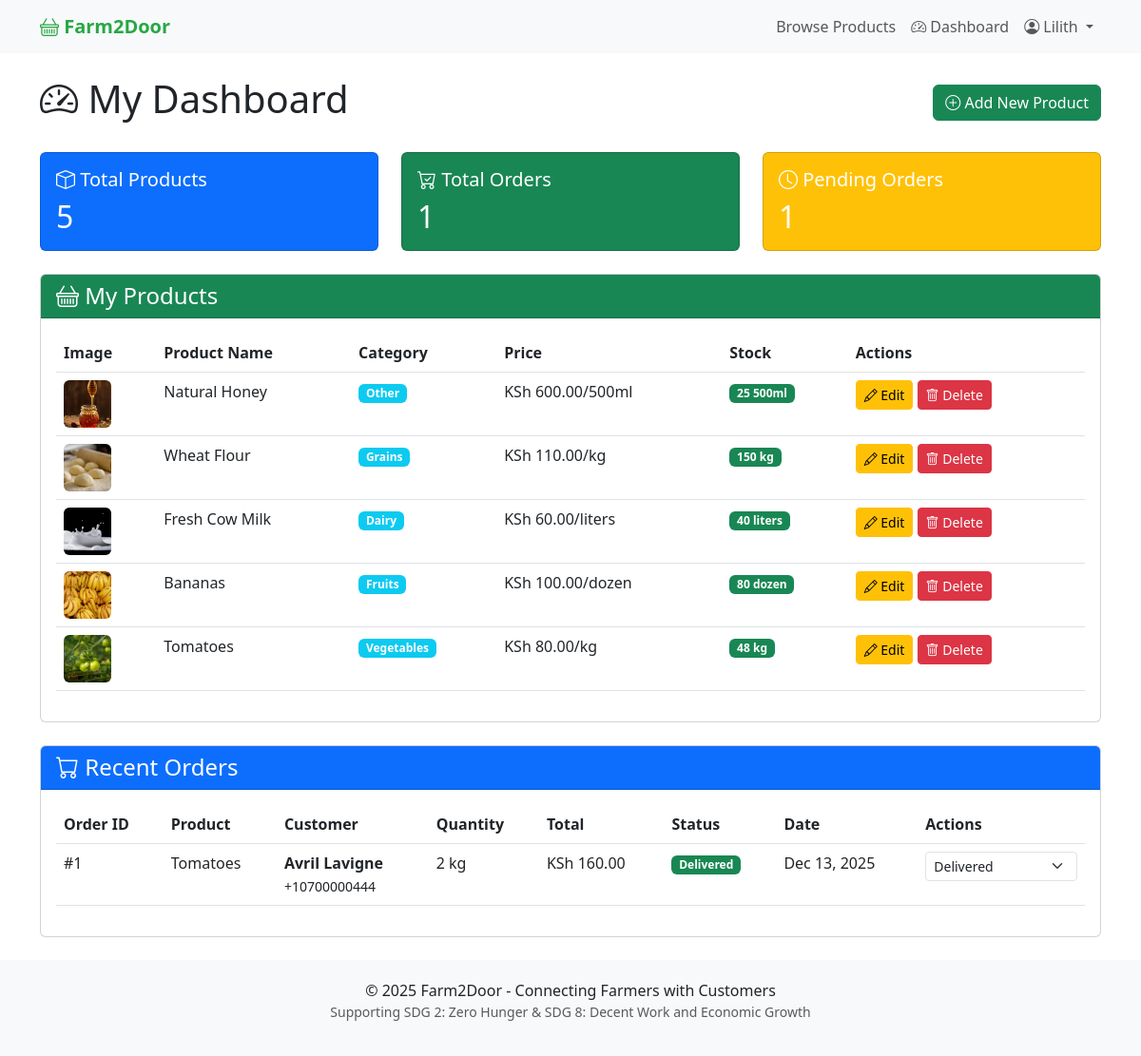
The app's page /dashboard/ (signed in) with its own data.
### core/models.py (models this page shows, shortened)
class Product(models.Model):
    CATEGORY_CHOICES = [
        ('vegetables', 'Vegetables'),
        ('fruits', 'Fruits'),
        ('dairy', 'Dairy'),
        ('grains', 'Grains'),
        ('other', 'Other'),
    ]
    farmer = models.ForeignKey(User, on_delete=models.CASCADE)
    name = models.CharField(max_length=200)
    category = models.CharField(max_length=20, choices=CATEGORY_CHOICES)
    price = models.DecimalField(max_digits=10, decimal_places=2)
    unit = models.CharField(max_length=50, default='kg')  # kg, dozen, liters, etc.
    description = models.TextField()
    stock = models.IntegerField(default=0)
    image = models.ImageField(upload_to='products/', blank=True, null=True)
    created_at = models.DateTimeField(auto_now_add=True)
    updated_at = models.DateTimeField(auto_now=True)
    class Meta:
        ordering = ['-created_at']

class Order(models.Model):
    STATUS_CHOICES = [
        ('pending', 'Pending'),
        ('confirmed', 'Confirmed'),
        ('delivered', 'Delivered'),
        ('cancelled', 'Cancelled'),
    ]
    product = models.ForeignKey(Product, on_delete=models.CASCADE)
    customer_name = models.CharField(max_length=200)
    customer_phone = models.CharField(max_length=15)
    customer_email = models.EmailField()
    delivery_location = models.CharField(max_length=300)
    quantity = models.IntegerField(default=1)
    total_price = models.DecimalField(max_digits=10, decimal_places=2)
    status = models.CharField(max_length=20, choices=STATUS_CHOICES, default='pending')
    order_date = models.DateTimeField(auto_now_add=True)
    notes = models.TextField(blank=True)
    class Meta:
        ordering = ['-order_date']

### core/views.py (the view)
# urls.py: path('dashboard/', views.farmer_dashboard, name='farmer_dashboard'),
@login_required
def farmer_dashboard(request):
    products = Product.objects.filter(farmer=request.user)
    orders = Order.objects.filter(product__farmer=request.user)
    context = {
        'products': products,
        'orders': orders,
    }
    return render(request, 'farmer/dashboard.html', context)

### templates/farmer/dashboard.html (shortened to what this page needs)
{% extends 'base.html' %}
{% block content %}
<div class="container my-4">
    <div class="d-flex justify-content-between align-items-center mb-4">
        <h1><i class="bi bi-speedometer2"></i> My Dashboard</h1>
        <a href="{% url 'add_product' %}" class="btn btn-success">
            <i class="bi bi-plus-circle"></i> Add New Product
        </a>
    </div>
    <div class="row mb-4">
        <div class="col-md-4">
            <div class="card bg-primary text-white">
                <div class="card-body">
                    <h5 class="card-title"><i class="bi bi-box"></i> Total Products</h5>
                    <h2 class="mb-0">{{ products.count }}</h2>
                </div>
            </div>
        </div>
        <div class="col-md-4">
            <div class="card bg-success text-white">
                <div class="card-body">
                    <h5 class="card-title"><i class="bi bi-cart-check"></i> Total Orders</h5>
                    <h2 class="mb-0">{{ orders.count }}</h2>
                </div>
            </div>
        </div>
        <div class="col-md-4">
            <div class="card bg-warning text-white">
                <div class="card-body">
                    <h5 class="card-title"><i class="bi bi-clock"></i> Pending Orders</h5>
                    <h2 class="mb-0">{{ orders|length }}</h2>
                </div>
            </div>
        </div>
    </div>
    <div class="card mb-4">
        <div class="card-header bg-success text-white">
            <h4 class="mb-0"><i class="bi bi-basket"></i> My Products</h4>
        </div>
        <div class="card-body">
            {% if products %}
                <div class="table-responsive">
                    <table class="table table-hover">
                        <thead>
                            <tr>
                                <th>Image</th>
                                <th>Product Name</th>
                                <th>Category</th>
                                <th>Price</th>
                                <th>Stock</th>
                                <th>Actions</th>
                            </tr>
                        </thead>
                        <tbody>
                            {% for product in products %}
                                <tr>
                                    <td>
                                        {% if product.image %}
                                            <img src="{{ product.image.url }}" alt="{{ product.name }}" style="width: 50px; height: 50px; object-fit: cover;" class="rounded">
                                        {% else %}
                                            <div class="bg-secondary text-white d-flex align-items-center justify-content-center rounded" style="width: 50px; height: 50px;">
                                                <i class="bi bi-image"></i>
                                            </div>
                                        {% endif %}
                                    </td>
                                    <td>{{ product.name }}</td>
                                    <td><span class="badge bg-info">{{ product.get_category_display }}</span></td>
                                    <td>KSh {{ product.price }}/{{ product.unit }}</td>
                                    <td>
                                        {% if product.stock > 0 %}
                                            <span class="badge bg-success">{{ product.stock }} {{ product.unit }}</span>
                                        {% else %}
                                            <span class="badge bg-danger">Out of Stock</span>
                                        {% endif %}
                                    </td>
                                    <td>
                                        <a href="{% url 'edit_product' product.pk %}" class="btn btn-sm btn-warning">
                                            <i class="bi bi-pencil"></i> Edit
                                        </a>
                                        <a href="{% url 'delete_product' product.pk %}" class="btn btn-sm btn-danger">
                                            <i class="bi bi-trash"></i> Delete
                                        </a>
                                    </td>
                                </tr>
                            {% endfor %}
                        </tbody>
                    </table>
                </div>
            {% else %}
                <div class="alert alert-info">
                    <i class="bi bi-info-circle"></i> You haven't added any products yet.
                    <a href="{% url 'add_product' %}" class="alert-link">Add your first product</a>
                </div>
            {% endif %}
        </div>
    </div>
    <div class="card">
        <div class="card-header bg-primary text-white">
            <h4 class="mb-0"><i class="bi bi-cart"></i> Recent Orders</h4>
        </div>
        <div class="card-body">
            {% if orders %}
                <div class="table-responsive">
                    <table class="table table-hover">
                        <thead>
                            <tr>
                                <th>Order ID</th>
                                <th>Product</th>
                                <th>Customer</th>
                                <th>Quantity</th>
                                <th>Total</th>
                                <th>Status</th>
                                <th>Date</th>
                                <th>Actions</th>
                            </tr>
                        </thead>
                        <tbody>
                            {% for order in orders %}
                                <tr>
                                    <td>#{{ order.id }}</td>
                                    <td>{{ order.product.name }}</td>
                                    <td>
                                        <strong>{{ order.customer_name }}</strong><br>
                                        <small>{{ order.customer_phone }}</small>
                                    </td>
                                    <td>{{ order.quantity }} {{ order.product.unit }}</td>
                                    <td>KSh {{ order.total_price }}</td>
                                    <td>
                                        <span class="badge
                                            {% if order.status == 'pending' %}bg-warning
                                            {% elif order.status == 'confirmed' %}bg-info
                                            {% elif order.status == 'delivered' %}bg-success
                                            {% else %}bg-danger{% endif %}">
                                            {{ order.get_status_display }}
                                        </span>
                                    </td>
                                    <td>{{ order.order_date|date:"M d, Y" }}</td>
                                    <td>
                                        <form method="POST" action="{% url 'update_order_status' order.pk %}" class="d-inline">
                                            <select name="status" class="form-select form-select-sm" onchange="this.form.submit()">
                                                {% for value, label in order.STATUS_CHOICES %}
                                                    <option value="{{ value }}" {% if order.status == value %}selected{% endif %}>{{ label }}</option>
                                                {% endfor %}
                                            </select>
                                        </form>
                                    </td>
                                </tr>
                            {% endfor %}
                        </tbody>
                    </table>
                </div>
            {% else %}
                <div class="alert alert-info">
                    <i class="bi bi-info-circle"></i> No orders yet. Orders will appear here when customers place them.
                </div>
            {% endif %}
        </div>
    </div>
</div>
{% endblock %}

### templates/base.html (shortened to what this page needs)
<!DOCTYPE html>
<html lang="en">
<head>
    <link href="https://cdn.jsdelivr.net/npm/bootstrap@5.3.0/dist/css/bootstrap.min.css" rel="stylesheet">
    <link rel="stylesheet" href="https://cdn.jsdelivr.net/npm/bootstrap-icons@1.10.0/font/bootstrap-icons.css">
</head>
<body>
    <nav class="navbar navbar-expand-lg navbar-light bg-light">
        <div class="container">
            <a class="navbar-brand" href="{% url 'home' %}">
                <i class="bi bi-basket"></i> Farm2Door
            </a>
            <div class="collapse navbar-collapse" id="navbarNav">
                <ul class="navbar-nav ms-auto">
                    <li class="nav-item">
                        <a class="nav-link" href="{% url 'home' %}">Browse Products</a>
                    </li>
                    {% if user.is_authenticated %}
                        <li class="nav-item">
                            <a class="nav-link" href="{% url 'farmer_dashboard' %}">
                                <i class="bi bi-speedometer2"></i> Dashboard
                            </a>
                        </li>
                        <li class="nav-item dropdown">
                            <a class="nav-link dropdown-toggle" href="#" role="button" data-bs-toggle="dropdown">
                                <i class="bi bi-person-circle"></i> {{ user.username }}
                            </a>
                        </li>
                    {% endif %}
                </ul>
            </div>
        </div>
    </nav>
    <div class="content">
        {% block content %}{% endblock %}
    </div>
    <footer class="mt-auto">
        <div class="container text-center">
            <p class="mb-0">&copy; 2025 Farm2Door - Connecting Farmers with Customers</p>
            <p class="text-muted small">Supporting SDG 2: Zero Hunger & SDG 8: Decent Work and Economic Growth</p>
        </div>
    </footer>
</body>
</html>

### templates/base.html (style rules this page uses)
body { min-height: 100vh; display: flex; flex-direction: column; }
.navbar-brand { font-weight: bold; color: #28a745 !important; }
.content { flex: 1; }
footer { background-color: #f8f9fa; padding: 20px 0; margin-top: 40px; }

### records on screen
Product: image (picture), name "Natural Honey", category "Other", price "600.00", unit "500ml", stock "25"
Product: image (picture), name "Wheat Flour", category "Grains", price "110.00", unit "kg", stock "150"
Product: image (picture), name "Fresh Cow Milk", category "Dairy", price "60.00", unit "liters", stock "40"
Product: image (picture), name "Bananas", category "Fruits", price "100.00", unit "dozen", stock "80"
Product: image (picture), name "Tomatoes", category "Vegetables", price "80.00", unit "kg", stock "48"
Order: id "1", product.name "Tomatoes", customer_name "Avril Lavigne", customer_phone "+10700000444", quantity "2", product.unit "kg", total_price "160.00", status "Delivered", order_date "Dec 13, 2025"

### other values on screen
{{ user.username }} "Lilith"
{{ products.count }} "5"
{{ orders.count }} "1"
{{ orders|length }} "1"
